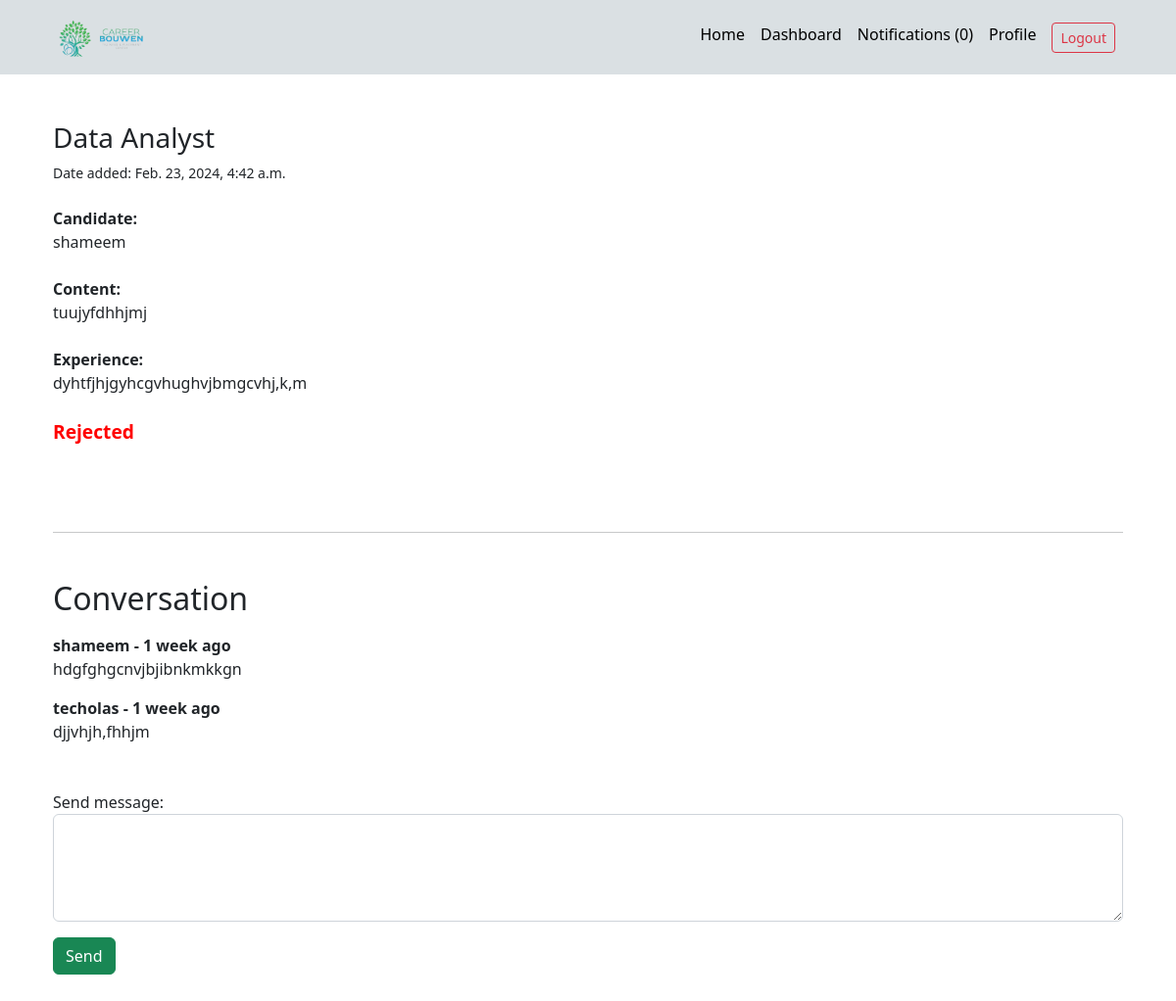
Screenshot of /View_Application/3/ (signed in) with the database file from the repository.
### CB_app/models.py (models this page shows, shortened)
class Application(models.Model):
    PENDING = 'pending'
    REJECTED = 'rejected'
    STATUS_CHOICES = [
        (PENDING, 'Pending'),
        (REJECTED, 'Rejected'),
    ]
    job = models.ForeignKey(Job, related_name='applications', on_delete=models.CASCADE)
    content = models.TextField()
    experience = models.TextField()
    status = models.CharField(max_length=20, choices=STATUS_CHOICES, default=PENDING)
    created_by = models.ForeignKey(User, related_name='applications', on_delete=models.CASCADE)
    created_at = models.DateTimeField(auto_now_add=True)

class Job(models.Model):
    SIZE_1_9 = 'size_1-9'
    SIZE_10_49 = 'size_10-49'
    SIZE_50_99 = 'size_50-99'
    SIZE_100 = 'size_100'
    CHOICES_SIZE = (
        (SIZE_1_9, '1-9'),
        (SIZE_10_49, '10-49'),
        (SIZE_50_99, '50-99'),
        (SIZE_100, '100+'),
    )
    ACTIVE = 'active'
    EMPLOYED = 'employed'
    ARCHIVED = 'archived'
    CHOICES_STATUS = (
        (ACTIVE, 'Active'),
        (EMPLOYED, 'Employed'),
        (ARCHIVED, 'Archived')
    )
    title = models.CharField(max_length=255)
    description = models.TextField()
    company_name = models.CharField(max_length=255)
    company_address = models.CharField(max_length=255, blank=True, null=True)
    company_zipcode = models.CharField(max_length=255, blank=True, null=True)
    company_place = models.CharField(max_length=255, blank=True, null=True)
    company_country = models.CharField(max_length=255, blank=True, null=True)
    company_size = models.CharField(max_length=20, choices=CHOICES_SIZE)
    created_by = models.ForeignKey(User, related_name='jobs', on_delete=models.CASCADE)
    created_at = models.DateTimeField(auto_now_add=True)
    changed_at = models.DateTimeField(auto_now=True)
    status = models.CharField(max_length=20, choices=CHOICES_STATUS, default=ACTIVE)

class ConversationMessage(models.Model):
    application = models.ForeignKey(Application, related_name='conversationmessages', on_delete=models.CASCADE)
    content = models.TextField()
    created_by = models.ForeignKey(User, related_name='conversationmessages', on_delete=models.CASCADE)
    created_at = models.DateTimeField(auto_now_add=True)
    class Meta:
        ordering = ['created_at']

### CB_app/views.py (the view, shortened to what this page needs)
# urls.py: path('View_Application/<int:application_id>/',views.View_Application,name='View_Application'),
@login_required(login_url='SignIn')
def View_Application(request, application_id):
    if request.user.userprofile.is_employer:
        application = get_object_or_404(Application, pk=application_id, job__created_by=request.user)
    else:
        application = get_object_or_404(Application, pk=application_id, created_by=request.user)
    return render(request, 'View_Application.html', {'application': application})

### CB_app/context_processors.py (called while the page is built)
def notifications(request):
    if request.user.is_authenticated:
        return {'notifications': request.user.notifications.filter(is_read=False)}
    else:
        return {'notifications': []}

### templates/View_Application.html (shortened to what this page needs)
{% extends 'Base.html' %}
{% load static %}
{% block content %}
    <div class="container mt-5">
        <h3 class="subtitle">{{ application.job.title }}</h3>
        <small class="d-block mb-4">Date added: {{ application.created_at }}</small>
        <div class="mb-4">
            <strong>Candidate:</strong><br>
            <p>{{ application.created_by.username }}</p>
        </div>
        <div class="mb-4">
            <strong>Content:</strong><br>
            <p>{{ application.content }}</p>
        </div>
        <div class="mb-4">
            <strong>Experience:</strong><br>
            <p>{{ application.experience }}</p>
        </div>
            {% if request.user.userprofile.is_employer %}
            <form action="{% url 'Reject_Application' application.id %}" method="post">
                {% csrf_token %}
                <button class="btn btn-danger" name="reject_application" type="submit">Reject Application</button>
            </form>
            {% else %}
            <p class="{% if application.status == 'rejected' %}rejected{% else %}pending{% endif %}">
                <strong>{{ application.status|capfirst }}</strong>
             </p>
            {% endif %}
        <br>
        <hr class="my-5">
        <h2 class="subtitle">Conversation</h2>
        {% for message in application.conversationmessages.all %}
            <div class="notification mt-3">
                <b>{{ message.created_by.username }} - {{ message.created_at|timesince }} ago</b><br>
                {{ message.content }}
            </div>
        {% empty %}
            <p class="mt-3">No messages yet...</p>
            <hr>
        {% endfor %}
        <form method="post" action="." class="mt-5" id="rejectForm">
            <div class="form-group">
                <label for="id_content">Send message:</label>
                <textarea class="form-control" rows="4" name="content" id="id_content"></textarea>
            </div>
            <div class="mt-3">
                <button class="btn btn-success">Send</button>
            </div>
        </form>
        <br><br><br>
    </div>
{% endblock %}

### templates/View_Application.html (style rules this page uses)
.rejected { color: red; font-size: larger; }

### rows the page displays
Application: job "Data Analyst", created_at "Feb. 23, 2024, 4:42 a.m.", created_by.username "shameem", content "tuujyfdhhjmj", experience "dyhtfjhjgyhcgvhughvjbmgcvhj,k,m", status "Rejected"
ConversationMessage: created_by.username "shameem", created_at "1 week", content "hdgfghgcnvjbjibnkmkkgn"
ConversationMessage: created_by.username "techolas", created_at "1 week", content "djjvhjh,fhhjm"

### other values shown
{{ notifications.count }} "0"
